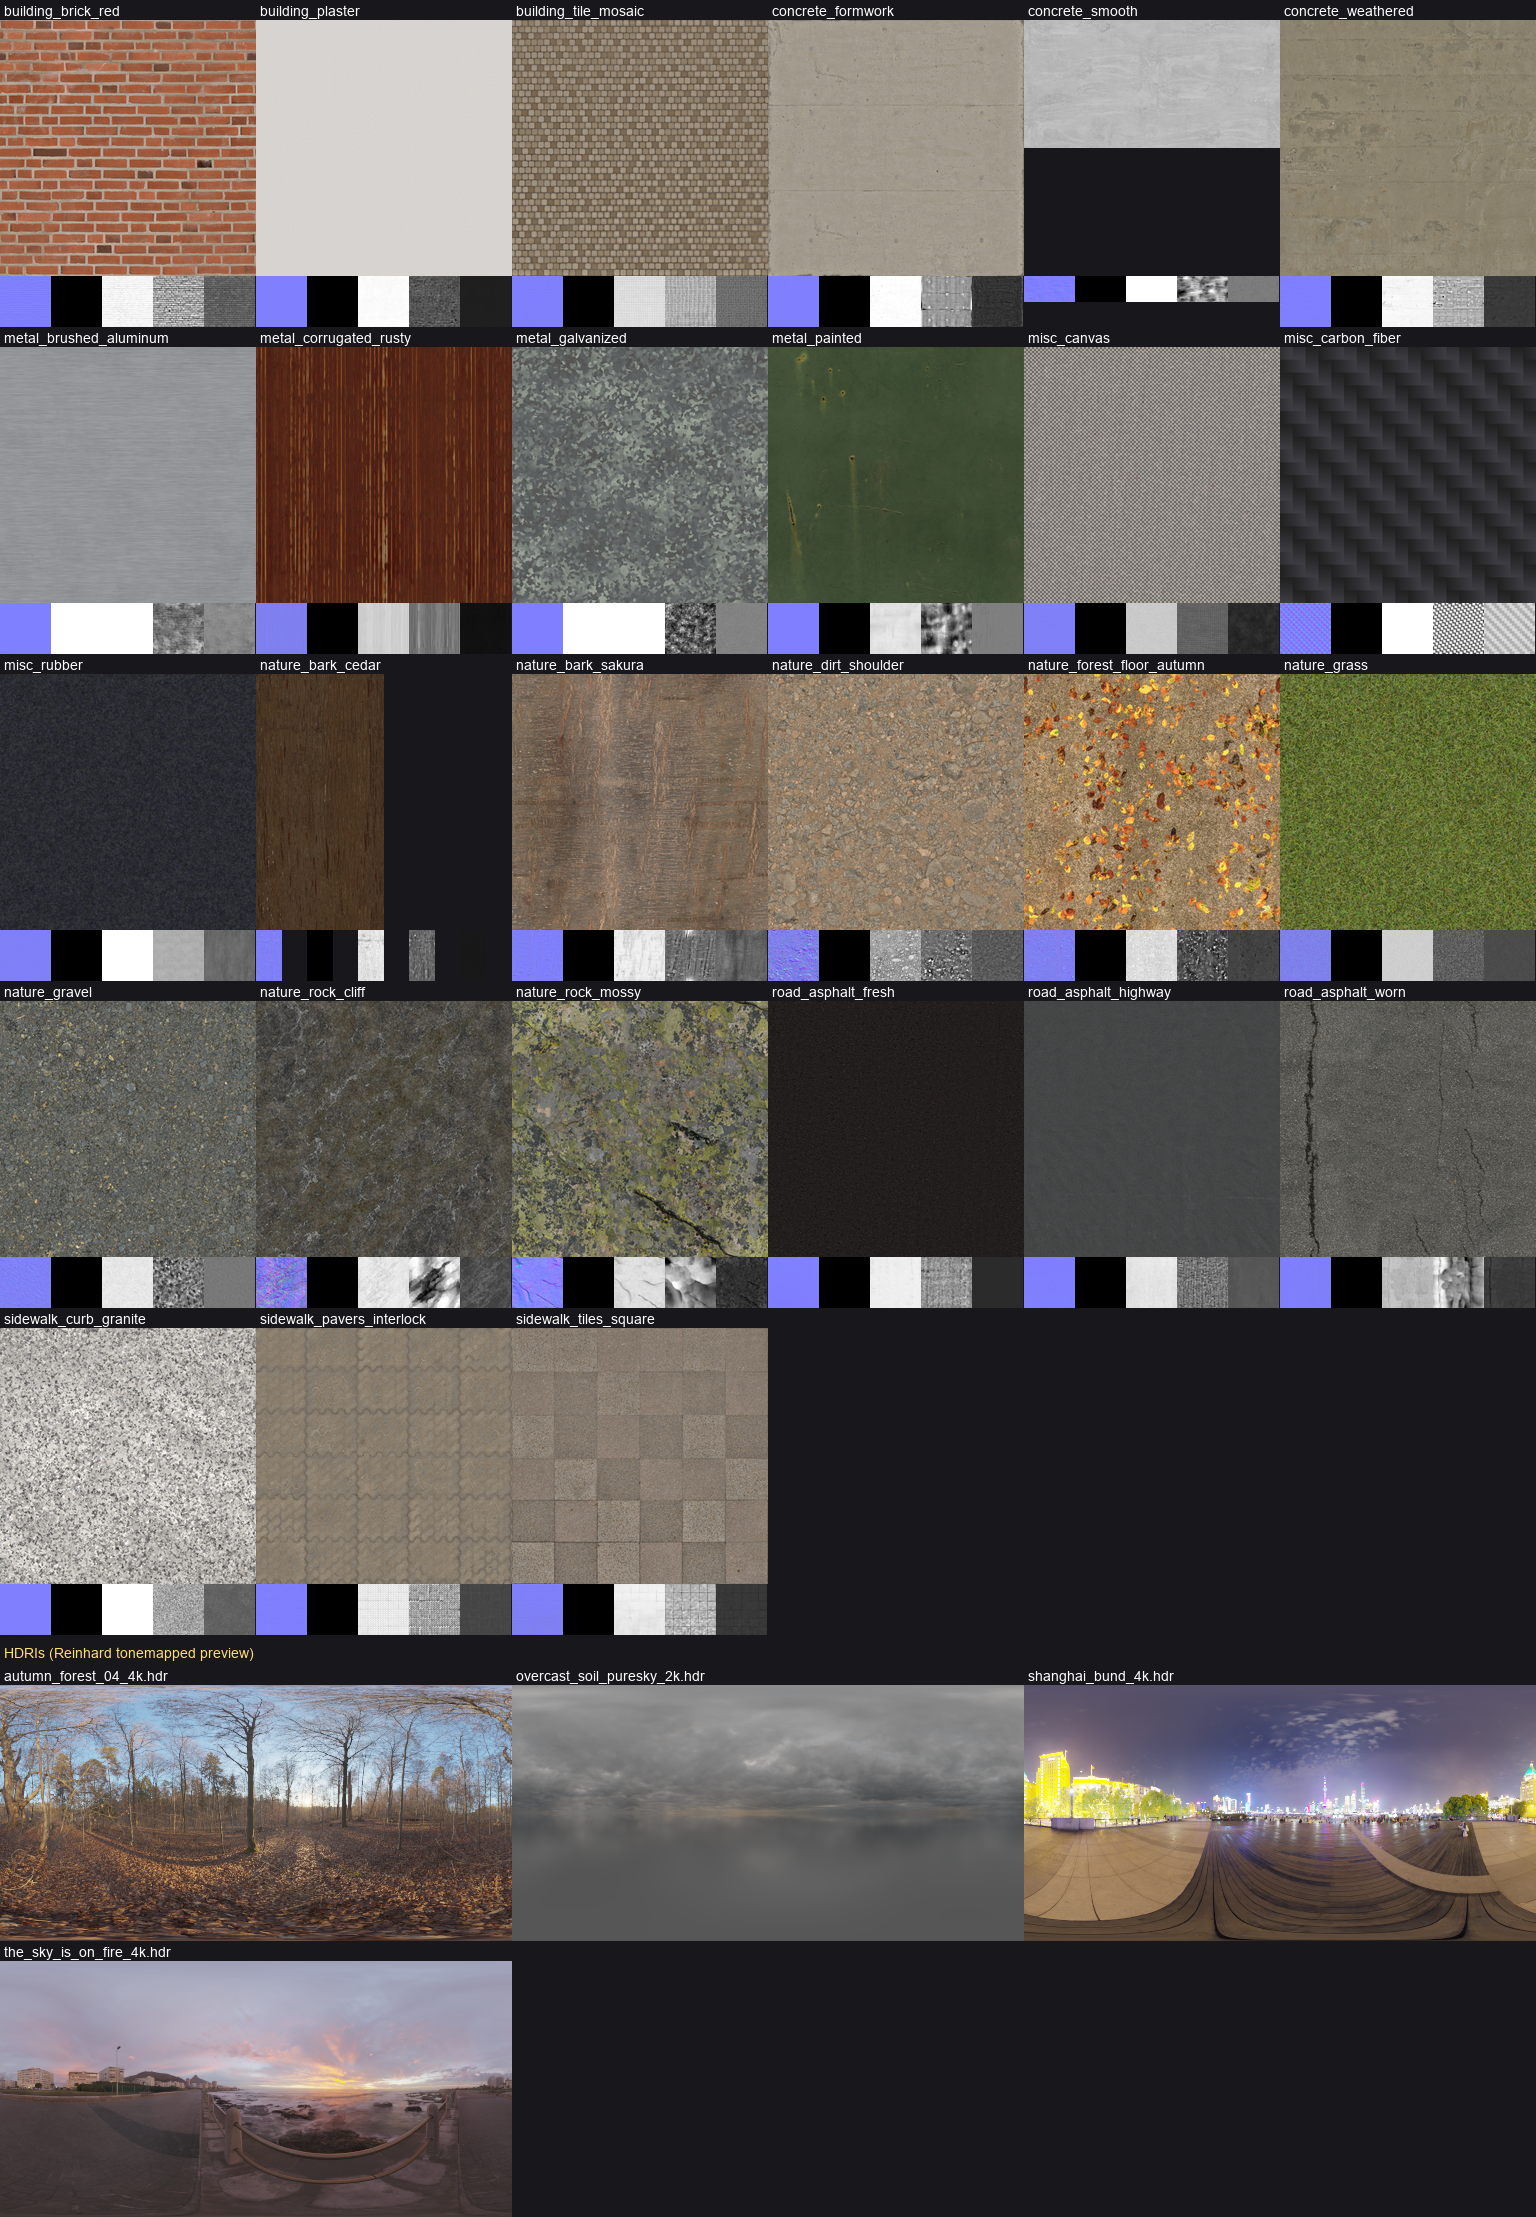

Generate this figure with Python:
#!/usr/bin/env python3
"""Contact sheet of every processed material set (albedo + mask/normal strips) and HDRI.

Usage: Tools/.venv/bin/python Tools/textures/contact_sheet.py [--maps]
Writes Tools/textures/contact_sheet.png. With --maps each tile also shows normal / metal / AO / height /
smoothness thumbnails under the albedo (handy for spotting broken channels).
"""
import os
import sys

import cv2
import numpy as np
from PIL import Image, ImageDraw, ImageFont

HERE = os.path.dirname(os.path.abspath(__file__))
ROOT = os.path.abspath(os.path.join(HERE, "..", ".."))
TEX = os.path.join(ROOT, "Game", "Assets", "InkDrift", "Art", "Textures")
HDRI = os.path.join(ROOT, "Game", "Assets", "InkDrift", "Art", "HDRI")
OUT = os.path.join(HERE, "contact_sheet.png")
T = 256
LABEL = 20


def font(sz=14):
    for p in ("/System/Library/Fonts/Supplemental/Arial.ttf", "/System/Library/Fonts/Helvetica.ttc"):
        if os.path.exists(p):
            return ImageFont.truetype(p, sz)
    return ImageFont.load_default()


def thumb(path, size, mode=None):
    im = Image.open(path)
    if mode:
        im = im.convert(mode)
    im.thumbnail(size, Image.LANCZOS)
    return im


def tonemap_hdr(path, width=512):
    hdr = cv2.imread(path, cv2.IMREAD_ANYDEPTH | cv2.IMREAD_COLOR)
    if hdr is None:
        return None
    h = int(width / 2)
    hdr = cv2.resize(hdr, (width, h), interpolation=cv2.INTER_AREA)
    lum = 0.2126 * hdr[..., 2] + 0.7152 * hdr[..., 1] + 0.0722 * hdr[..., 0]
    key = np.exp(np.mean(np.log(lum + 1e-4)))
    x = hdr * (0.18 / key)
    x = x / (1.0 + x)
    x = np.power(np.clip(x, 0, 1), 1 / 2.2)
    return Image.fromarray((x[..., ::-1] * 255).astype(np.uint8))


def main():
    show_maps = "--maps" in sys.argv
    sets = sorted(d for d in os.listdir(TEX) if os.path.isdir(os.path.join(TEX, d)))
    cols = 6
    strip = T // 5 if show_maps else 0
    cell_h = LABEL + T + strip
    rows = (len(sets) + cols - 1) // cols
    hdris = sorted(f for f in os.listdir(HDRI) if f.lower().endswith((".hdr", ".exr"))) if os.path.isdir(HDRI) else []
    hdri_rows = (len(hdris) + 2) // 3
    W = cols * T
    H = rows * cell_h + (hdri_rows * (LABEL + 256) + 30 if hdris else 0)
    sheet = Image.new("RGB", (W, H), (24, 24, 28))
    d = ImageDraw.Draw(sheet)
    f = font(14)
    for i, s in enumerate(sets):
        x, y = (i % cols) * T, (i // cols) * cell_h
        folder = os.path.join(TEX, s)
        alb = next((os.path.join(folder, n) for n in os.listdir(folder) if "_albedo." in n), None)
        d.text((x + 4, y + 3), s, fill=(255, 255, 255), font=f)
        if alb:
            sheet.paste(thumb(alb, (T, T), "RGB"), (x, y + LABEL))
        if show_maps:
            q = T // 5
            nrm = os.path.join(folder, f"{s}_normal.png")
            msk = os.path.join(folder, f"{s}_mask.png")
            tiles = []
            if os.path.exists(nrm):
                tiles.append(thumb(nrm, (q, q), "RGB"))
            if os.path.exists(msk):
                m = Image.open(msk)
                r, g, b, a = m.split()
                for ch in (r, g, b, a):  # metal, AO, height, smoothness
                    c = ch.copy()
                    c.thumbnail((q, q))
                    tiles.append(c.convert("RGB"))
            for j, t in enumerate(tiles):  # normal, metal, AO, height, smoothness
                sheet.paste(t, (x + j * q, y + LABEL + T))
    if hdris:
        y0 = rows * cell_h + 10
        d.text((4, y0), "HDRIs (Reinhard tonemapped preview)", fill=(255, 220, 120), font=f)
        y0 += 20
        for i, h in enumerate(hdris):
            x, y = (i % 3) * 512, y0 + (i // 3) * (LABEL + 256)
            d.text((x + 4, y + 3), h, fill=(255, 255, 255), font=f)
            im = tonemap_hdr(os.path.join(HDRI, h))
            if im:
                sheet.paste(im, (x, y + LABEL))
    sheet.save(OUT)
    print(OUT, sheet.size)


if __name__ == "__main__":
    main()
